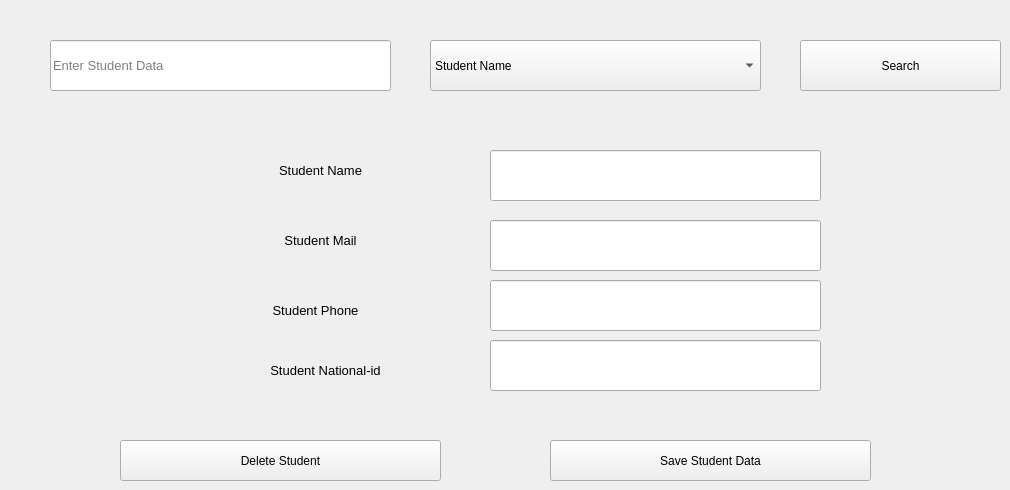
      <widget class="QWidget" name="tab_27">
       <attribute name="title">
        <string>Edit Or Delete Student</string>
       </attribute>
       <widget class="QLabel" name="label_32">
        <property name="geometry">
         <rect>
          <x>250</x>
          <y>290</y>
          <width>131</width>
          <height>41</height>
         </rect>
        </property>
        <property name="font">
         <font>
          <pointsize>10</pointsize>
         </font>
        </property>
        <property name="text">
         <string>Student Phone</string>
        </property>
        <property name="alignment">
         <set>Qt::AlignCenter</set>
        </property>
       </widget>
       <widget class="QLineEdit" name="lineEdit_26">
        <property name="geometry">
         <rect>
          <x>490</x>
          <y>340</y>
          <width>331</width>
          <height>51</height>
         </rect>
        </property>
       </widget>
       <widget class="QLabel" name="label_33">
        <property name="geometry">
         <rect>
          <x>260</x>
          <y>150</y>
          <width>121</width>
          <height>41</height>
         </rect>
        </property>
        <property name="font">
         <font>
          <pointsize>10</pointsize>
         </font>
        </property>
        <property name="text">
         <string>Student Name</string>
        </property>
        <property name="alignment">
         <set>Qt::AlignCenter</set>
        </property>
       </widget>
       <widget class="QLineEdit" name="lineEdit_27">
        <property name="geometry">
         <rect>
          <x>490</x>
          <y>220</y>
          <width>331</width>
          <height>51</height>
         </rect>
        </property>
       </widget>
       <widget class="QLineEdit" name="lineEdit_28">
        <property name="geometry">
         <rect>
          <x>490</x>
          <y>150</y>
          <width>331</width>
          <height>51</height>
         </rect>
        </property>
       </widget>
       <widget class="QLineEdit" name="lineEdit_29">
        <property name="geometry">
         <rect>
          <x>490</x>
          <y>280</y>
          <width>331</width>
          <height>51</height>
         </rect>
        </property>
       </widget>
       <widget class="QLabel" name="label_34">
        <property name="geometry">
         <rect>
          <x>250</x>
          <y>220</y>
          <width>141</width>
          <height>41</height>
         </rect>
        </property>
        <property name="font">
         <font>
          <pointsize>10</pointsize>
         </font>
        </property>
        <property name="text">
         <string>Student Mail</string>
        </property>
        <property name="alignment">
         <set>Qt::AlignCenter</set>
        </property>
       </widget>
       <widget class="QLabel" name="label_35">
        <property name="geometry">
         <rect>
          <x>240</x>
          <y>350</y>
          <width>171</width>
          <height>41</height>
         </rect>
        </property>
        <property name="font">
         <font>
          <pointsize>10</pointsize>
         </font>
        </property>
        <property name="text">
         <string>Student National-id</string>
        </property>
        <property name="alignment">
         <set>Qt::AlignCenter</set>
        </property>
       </widget>
       <widget class="QPushButton" name="pushButton_22">
        <property name="enabled">
         <bool>true</bool>
        </property>
        <property name="geometry">
         <rect>
          <x>550</x>
          <y>440</y>
          <width>321</width>
          <height>41</height>
         </rect>
        </property>
        <property name="text">
         <string>Save Student Data</string>
        </property>
        <property name="icon">
         <iconset resource="icons.qrc">
          <normaloff>:/icons/icons/diskette.png</normaloff>:/icons/icons/diskette.png</iconset>
        </property>
       </widget>
       <widget class="QLineEdit" name="lineEdit_30">
        <property name="geometry">
         <rect>
          <x>50</x>
          <y>40</y>
          <width>341</width>
          <height>51</height>
         </rect>
        </property>
        <property name="font">
         <font>
          <pointsize>10</pointsize>
         </font>
        </property>
        <property name="placeholderText">
         <string>Enter Student Data</string>
        </property>
       </widget>
       <widget class="QComboBox" name="comboBox_19">
        <property name="geometry">
         <rect>
          <x>430</x>
          <y>40</y>
          <width>331</width>
          <height>51</height>
         </rect>
        </property>
        <item>
         <property name="text">
          <string>Student Name</string>
         </property>
        </item>
        <item>
         <property name="text">
          <string>Student Mail</string>
         </property>
        </item>
        <item>
         <property name="text">
          <string>Student Phone</string>
         </property>
        </item>
        <item>
         <property name="text">
          <string>Student National-id</string>
         </property>
        </item>
       </widget>
       <widget class="QPushButton" name="pushButton_23">
        <property name="geometry">
         <rect>
          <x>800</x>
          <y>40</y>
          <width>201</width>
          <height>51</height>
         </rect>
        </property>
        <property name="text">
         <string>Search</string>
        </property>
        <property name="icon">
         <iconset resource="icons.qrc">
          <normaloff>:/icons/icons/loupe.png</normaloff>:/icons/icons/loupe.png</iconset>
        </property>
       </widget>
       <widget class="QPushButton" name="pushButton_24">
        <property name="enabled">
         <bool>true</bool>
        </property>
        <property name="geometry">
         <rect>
          <x>120</x>
          <y>440</y>
          <width>321</width>
          <height>41</height>
         </rect>
        </property>
        <property name="text">
         <string>Delete Student</string>
        </property>
        <property name="icon">
         <iconset resource="icons.qrc">
          <normaloff>:/icons/icons/x-mark.png</normaloff>:/icons/icons/x-mark.png</iconset>
        </property>
       </widget>
      </widget>
